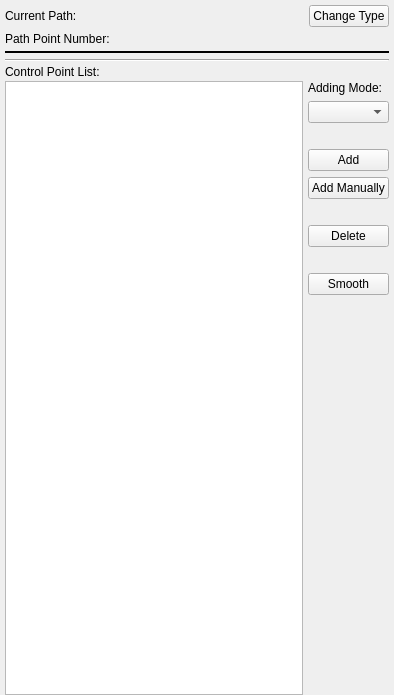
<?xml version="1.0" encoding="UTF-8"?>
<ui version="4.0">
 <class>svPathEdit</class>
 <widget class="QWidget" name="svPathEdit">
  <property name="geometry">
   <rect>
    <x>0</x>
    <y>0</y>
    <width>394</width>
    <height>695</height>
   </rect>
  </property>
  <property name="minimumSize">
   <size>
    <width>0</width>
    <height>0</height>
   </size>
  </property>
  <property name="windowTitle">
   <string>Edit Path</string>
  </property>
  <layout class="QVBoxLayout" name="verticalLayout">
   <property name="spacing">
    <number>0</number>
   </property>
   <property name="leftMargin">
    <number>5</number>
   </property>
   <property name="topMargin">
    <number>5</number>
   </property>
   <property name="rightMargin">
    <number>5</number>
   </property>
   <property name="bottomMargin">
    <number>0</number>
   </property>
   <item>
    <widget class="QWidget" name="widget_3" native="true">
     <layout class="QGridLayout" name="gridLayout">
      <property name="leftMargin">
       <number>0</number>
      </property>
      <property name="topMargin">
       <number>0</number>
      </property>
      <property name="rightMargin">
       <number>0</number>
      </property>
      <property name="bottomMargin">
       <number>5</number>
      </property>
      <property name="spacing">
       <number>5</number>
      </property>
      <item row="0" column="0">
       <widget class="QLabel" name="label_6">
        <property name="sizePolicy">
         <sizepolicy hsizetype="Fixed" vsizetype="Preferred">
          <horstretch>0</horstretch>
          <verstretch>0</verstretch>
         </sizepolicy>
        </property>
        <property name="text">
         <string>Current Path:</string>
        </property>
       </widget>
      </item>
      <item row="0" column="2">
       <widget class="QPushButton" name="btnChange">
        <property name="sizePolicy">
         <sizepolicy hsizetype="Fixed" vsizetype="Fixed">
          <horstretch>0</horstretch>
          <verstretch>0</verstretch>
         </sizepolicy>
        </property>
        <property name="text">
         <string>Change Type</string>
        </property>
       </widget>
      </item>
      <item row="0" column="1">
       <widget class="QLabel" name="labelPathName">
        <property name="text">
         <string/>
        </property>
       </widget>
      </item>
      <item row="1" column="1">
       <widget class="QLabel" name="labelPathPointNumber">
        <property name="text">
         <string/>
        </property>
       </widget>
      </item>
      <item row="1" column="0">
       <widget class="QLabel" name="label_4">
        <property name="sizePolicy">
         <sizepolicy hsizetype="Fixed" vsizetype="Preferred">
          <horstretch>0</horstretch>
          <verstretch>0</verstretch>
         </sizepolicy>
        </property>
        <property name="text">
         <string>Path Point Number:</string>
        </property>
       </widget>
      </item>
     </layout>
    </widget>
   </item>
   <item>
    <widget class="Line" name="line">
     <property name="frameShadow">
      <enum>QFrame::Plain</enum>
     </property>
     <property name="lineWidth">
      <number>2</number>
     </property>
     <property name="midLineWidth">
      <number>1</number>
     </property>
     <property name="orientation">
      <enum>Qt::Horizontal</enum>
     </property>
    </widget>
   </item>
   <item>
    <widget class="QWidget" name="widget_4" native="true">
     <layout class="QGridLayout" name="gridLayout_2">
      <property name="leftMargin">
       <number>0</number>
      </property>
      <property name="topMargin">
       <number>2</number>
      </property>
      <property name="rightMargin">
       <number>0</number>
      </property>
      <property name="bottomMargin">
       <number>3</number>
      </property>
      <property name="spacing">
       <number>0</number>
      </property>
      <item row="0" column="0">
       <widget class="svResliceSlider" name="resliceSlider" native="true"/>
      </item>
     </layout>
    </widget>
   </item>
   <item>
    <widget class="QWidget" name="widget" native="true">
     <layout class="QHBoxLayout" name="horizontalLayout">
      <property name="leftMargin">
       <number>0</number>
      </property>
      <property name="topMargin">
       <number>0</number>
      </property>
      <property name="rightMargin">
       <number>0</number>
      </property>
      <property name="bottomMargin">
       <number>0</number>
      </property>
     </layout>
    </widget>
   </item>
   <item>
    <widget class="Line" name="line_2">
     <property name="orientation">
      <enum>Qt::Horizontal</enum>
     </property>
    </widget>
   </item>
   <item>
    <widget class="QWidget" name="widget_6" native="true">
     <layout class="QHBoxLayout" name="horizontalLayout_3">
      <property name="spacing">
       <number>0</number>
      </property>
      <property name="leftMargin">
       <number>0</number>
      </property>
      <property name="topMargin">
       <number>3</number>
      </property>
      <property name="rightMargin">
       <number>0</number>
      </property>
      <property name="bottomMargin">
       <number>2</number>
      </property>
      <item>
       <widget class="QLabel" name="label_2">
        <property name="text">
         <string>Control Point List:</string>
        </property>
       </widget>
      </item>
     </layout>
    </widget>
   </item>
   <item>
    <widget class="QWidget" name="widget_2" native="true">
     <layout class="QHBoxLayout" name="horizontalLayout_2">
      <property name="spacing">
       <number>5</number>
      </property>
      <property name="leftMargin">
       <number>0</number>
      </property>
      <property name="topMargin">
       <number>0</number>
      </property>
      <property name="rightMargin">
       <number>0</number>
      </property>
      <property name="bottomMargin">
       <number>0</number>
      </property>
      <item>
       <widget class="QListWidget" name="listWidget"/>
      </item>
      <item>
       <widget class="QWidget" name="widget_5" native="true">
        <layout class="QVBoxLayout" name="verticalLayout_2">
         <property name="spacing">
          <number>6</number>
         </property>
         <property name="leftMargin">
          <number>0</number>
         </property>
         <property name="topMargin">
          <number>0</number>
         </property>
         <property name="rightMargin">
          <number>0</number>
         </property>
         <property name="bottomMargin">
          <number>0</number>
         </property>
         <item>
          <widget class="QLabel" name="label">
           <property name="text">
            <string>Adding Mode:</string>
           </property>
          </widget>
         </item>
         <item>
          <widget class="QComboBox" name="comboBoxAddingMode">
           <item>
            <property name="text">
             <string/>
            </property>
           </item>
           <item>
            <property name="text">
             <string/>
            </property>
           </item>
           <item>
            <property name="text">
             <string/>
            </property>
           </item>
           <item>
            <property name="text">
             <string/>
            </property>
           </item>
           <item>
            <property name="text">
             <string/>
            </property>
           </item>
          </widget>
         </item>
         <item>
          <widget class="QLabel" name="label_3">
           <property name="text">
            <string/>
           </property>
          </widget>
         </item>
         <item>
          <widget class="QPushButton" name="buttonAdd">
           <property name="text">
            <string>Add</string>
           </property>
          </widget>
         </item>
         <item>
          <widget class="QPushButton" name="buttonAddManually">
           <property name="text">
            <string>Add Manually</string>
           </property>
          </widget>
         </item>
         <item>
          <widget class="QLabel" name="label_5">
           <property name="text">
            <string/>
           </property>
          </widget>
         </item>
         <item>
          <widget class="QPushButton" name="buttonDelete">
           <property name="text">
            <string>Delete</string>
           </property>
          </widget>
         </item>
         <item>
          <widget class="QLabel" name="label_7">
           <property name="text">
            <string/>
           </property>
          </widget>
         </item>
         <item>
          <widget class="QPushButton" name="btnSmooth">
           <property name="text">
            <string>Smooth</string>
           </property>
          </widget>
         </item>
         <item>
          <spacer name="verticalSpacer">
           <property name="orientation">
            <enum>Qt::Vertical</enum>
           </property>
           <property name="sizeHint" stdset="0">
            <size>
             <width>20</width>
             <height>40</height>
            </size>
           </property>
          </spacer>
         </item>
        </layout>
       </widget>
      </item>
     </layout>
    </widget>
   </item>
  </layout>
 </widget>
 <layoutdefault spacing="6" margin="11"/>
 <customwidgets>
  <customwidget>
   <class>svResliceSlider</class>
   <extends>QWidget</extends>
   <header location="global">svResliceSlider.h</header>
   <container>1</container>
  </customwidget>
 </customwidgets>
 <resources/>
 <connections/>
</ui>
